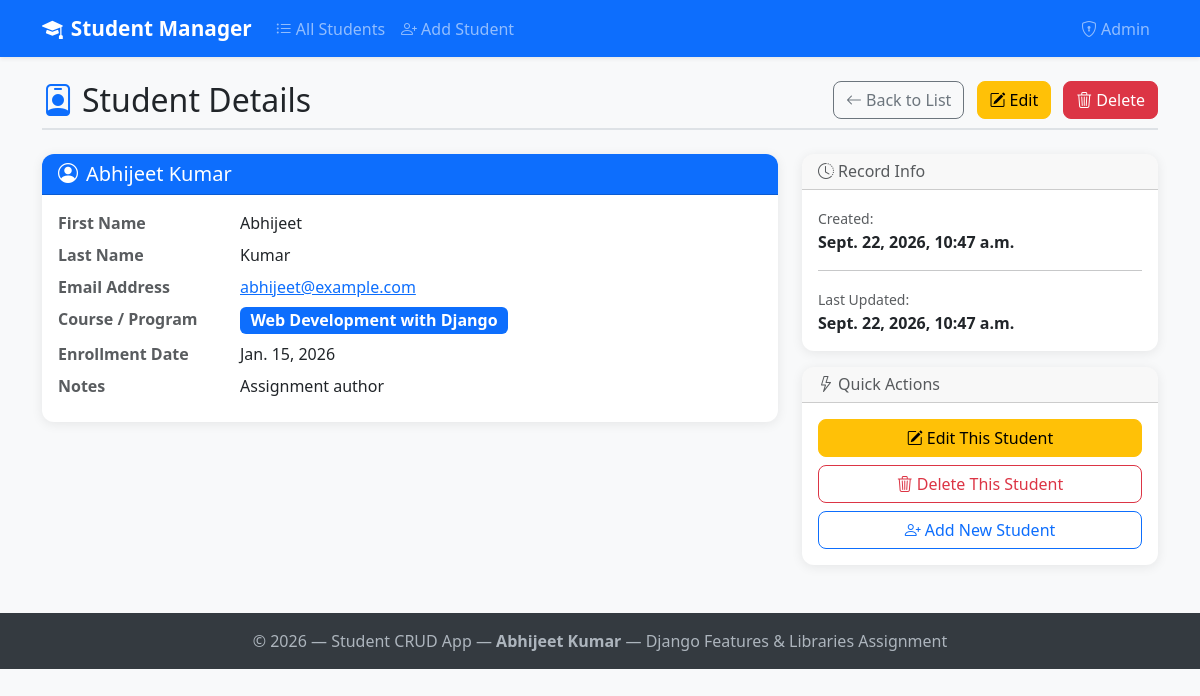
The app's page /students/1/ with its own data.
### students/models.py (models this page shows, shortened)
class Student(models.Model):
    first_name = models.CharField(max_length=100)
    last_name = models.CharField(max_length=100)
    email = models.EmailField(unique=True)
    course = models.CharField(max_length=200)
    enrollment_date = models.DateField()
    notes = models.TextField(blank=True, null=True)
    created_at = models.DateTimeField(auto_now_add=True)
    updated_at = models.DateTimeField(auto_now=True)
    class Meta:
        ordering = ['-created_at']
    def get_full_name(self):
        return f"{self.first_name} {self.last_name}"

### students/views.py (the view)
# urls.py: path('<int:pk>/', views.student_detail, name='student_detail'),
def student_detail(request, pk):
    student = get_object_or_404(Student, pk=pk)
    context = {
        'student': student,
        'title': f'Student: {student.get_full_name()}',
    }
    return render(request, 'students/student_detail.html', context)

### students/templates/students/student_detail.html (shortened to what this page needs)
{% extends "students/base_bootstrap.html" %}
{% block content %}
<div class="d-flex justify-content-between align-items-center page-header">
    <h2 class="mb-0">
        <i class="bi bi-person-badge me-2 text-primary"></i>Student Details
    </h2>
    <div>
        <a href="{% url 'students:student_list' %}" class="btn btn-outline-secondary me-2">
            <i class="bi bi-arrow-left me-1"></i>Back to List
        </a>
        <a href="{% url 'students:student_update' student.pk %}" class="btn btn-warning me-2">
            <i class="bi bi-pencil-square me-1"></i>Edit
        </a>
        <a href="{% url 'students:student_delete' student.pk %}" class="btn btn-danger">
            <i class="bi bi-trash3 me-1"></i>Delete
        </a>
    </div>
</div>
<div class="row">
    <div class="col-lg-8">
        <div class="card">
            <div class="card-header bg-primary text-white">
                <h5 class="mb-0">
                    <i class="bi bi-person-circle me-2"></i>{{ student.get_full_name }}
                </h5>
            </div>
            <div class="card-body">
                <dl class="row mb-0">
                    <dt class="col-sm-3 text-muted">First Name</dt>
                    <dd class="col-sm-9">{{ student.first_name }}</dd>
                    <dt class="col-sm-3 text-muted">Last Name</dt>
                    <dd class="col-sm-9">{{ student.last_name }}</dd>
                    <dt class="col-sm-3 text-muted">Email Address</dt>
                    <dd class="col-sm-9">
                        <a href="mailto:{{ student.email }}">{{ student.email }}</a>
                    </dd>
                    <dt class="col-sm-3 text-muted">Course / Program</dt>
                    <dd class="col-sm-9">
                        <span class="badge bg-primary fs-6">{{ student.course }}</span>
                    </dd>
                    <dt class="col-sm-3 text-muted">Enrollment Date</dt>
                    <dd class="col-sm-9">{{ student.enrollment_date }}</dd>
                    {% if student.notes %}
                    <dt class="col-sm-3 text-muted">Notes</dt>
                    <dd class="col-sm-9">{{ student.notes }}</dd>
                    {% endif %}
                </dl>
            </div>
        </div>
    </div>
    <div class="col-lg-4">
        <div class="card">
            <div class="card-header">
                <h6 class="mb-0 text-muted"><i class="bi bi-clock-history me-1"></i>Record Info</h6>
            </div>
            <div class="card-body">
                <p class="mb-1">
                    <small class="text-muted">Created:</small><br>
                    <strong>{{ student.created_at|date:"N j, Y, g:i a" }}</strong>
                </p>
                <hr>
                <p class="mb-0">
                    <small class="text-muted">Last Updated:</small><br>
                    <strong>{{ student.updated_at|date:"N j, Y, g:i a" }}</strong>
                </p>
            </div>
        </div>
        <div class="card mt-3">
            <div class="card-header">
                <h6 class="mb-0 text-muted"><i class="bi bi-lightning me-1"></i>Quick Actions</h6>
            </div>
            <div class="card-body d-grid gap-2">
                <a href="{% url 'students:student_update' student.pk %}" class="btn btn-warning">
                    <i class="bi bi-pencil-square me-1"></i>Edit This Student
                </a>
                <a href="{% url 'students:student_delete' student.pk %}" class="btn btn-outline-danger">
                    <i class="bi bi-trash3 me-1"></i>Delete This Student
                </a>
                <a href="{% url 'students:student_create' %}" class="btn btn-outline-primary">
                    <i class="bi bi-person-plus me-1"></i>Add New Student
                </a>
            </div>
        </div>
    </div>
</div>
{% endblock %}

### students/templates/students/base_bootstrap.html (style rules this page uses)
body { background-color: #f8f9fa; font-family: 'Segoe UI', Tahoma, Geneva, Verdana, sans-serif; }
.card { border: none; box-shadow: 0 2px 12px rgba(0,0,0,0.08); border-radius: 12px; }
.card-header { border-radius: 12px 12px 0 0 !important; }
.btn { border-radius: 8px; }
.badge { font-size: 0.85em; }
.page-header { border-bottom: 2px solid #dee2e6; padding-bottom: 0.5rem; margin-bottom: 1.5rem; }

### records on screen
Student: get_full_name "Abhijeet Kumar", first_name "Abhijeet", last_name "Kumar", email "abhijeet@example.com", course "Web Development with Django", enrollment_date "Jan. 15, 2026", notes "Assignment author", created_at "Sept. 22, 2026, 10:47 a.m.", updated_at "Sept. 22, 2026, 10:47 a.m."
